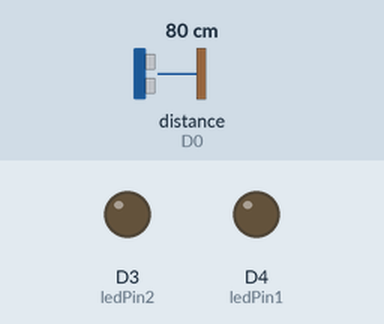
Simulated run of this program. Board: ESP8266 (NodeMCU). Parts: output pins drawn as LEDs (lit = HIGH). Wiring (inferred from the names in the program): ultrasonic range finder: trigger D1; echo D0. Inputs (shaded band) come from the test bench; at power-on: distance to the obstacle (sensor on D0) 80 cm. The echo pulse lasts 58.3 µs per cm; pins used as bus, display or sensor lines are not drawn; what the program prints to the serial monitor is not drawn.

Above: at 1.3 s.
1.4 s: distance to the obstacle (sensor on D0) set to 44 cm
2.9 s: distance to the obstacle (sensor on D0) set to 37 cm
At 3.3 s:
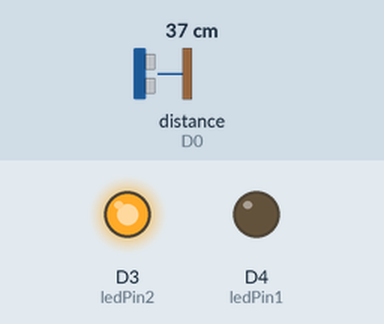
4.5 s: distance to the obstacle (sensor on D0) set to 12 cm
6.0 s: distance to the obstacle (sensor on D0) set to 9 cm
At 7.2 s:
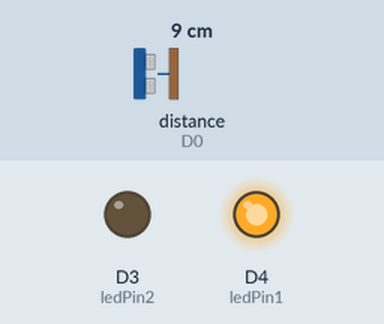
7.5 s: distance to the obstacle (sensor on D0) set to 18 cm
At 8.5 s:
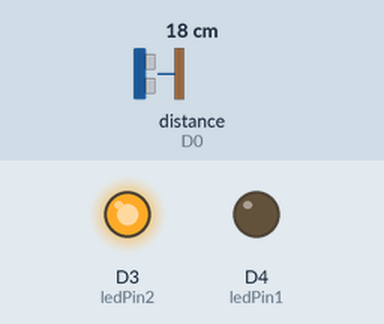
9.0 s: distance to the obstacle (sensor on D0) set to 2 cm
At 9.7 s:
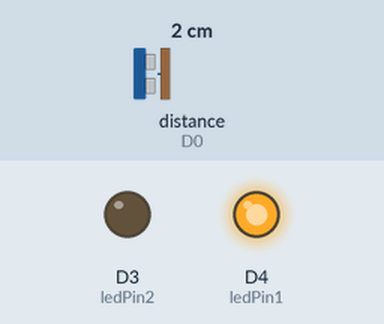
Timing chart, 0 to 11.5 s (numbered marks = the images above; inputs shaded):
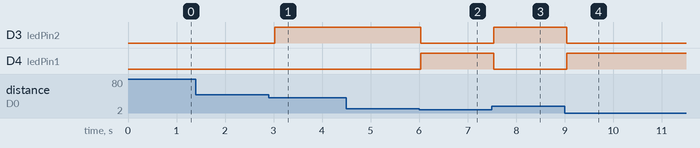

The program:

main.cpp
```cpp
#include <Arduino.h>

int echoPin = D0;
int trigPin = D1;
int ledPin1 = D4;
int ledPin2 = D3;

void setup() {
    pinMode(trigPin, OUTPUT);
    pinMode(echoPin, INPUT);
    pinMode(ledPin1, OUTPUT);
    pinMode(ledPin2, OUTPUT);
    Serial.begin(9600);
}

void loop() {
    digitalWrite(trigPin, LOW);
    delayMicroseconds(2);
    digitalWrite(trigPin, HIGH);
    delayMicroseconds(10);
    digitalWrite(trigPin, LOW);

    long duration = pulseIn(echoPin, HIGH);
    int distance = duration * 0.034 / 2;

    Serial.print("Jarak: ");
    Serial.print(distance);
    Serial.print(" cm");

    if (distance < 10) {
        digitalWrite(ledPin1, HIGH);
        digitalWrite(ledPin2, LOW);
    } else if (distance >= 10 && distance <40) {
        digitalWrite(ledPin1, LOW);
        digitalWrite(ledPin2, HIGH);
    } else {
        digitalWrite(ledPin1, LOW);
        digitalWrite(ledPin2, LOW);
    }

    delay(500);
}
```

Measured:
- the behaviour switches between 41 and 40 cm on distance to the obstacle (sensor on D0) (found by bisection; images 0 and 1)
- the behaviour switches between 11 and 10 cm on distance to the obstacle (sensor on D0) (found by bisection; images 1 and 2)
- after the input at 1.4 s, every drawn part: stays the same
- after the input at 2.9 s, D3 (ledPin2): LOW → HIGH after 0.13 s
- after the input at 4.5 s, every drawn part: stays the same
- after the input at 6.0 s, D3 (ledPin2): HIGH → LOW at once; D4 (ledPin1): LOW → HIGH at once
- after the input at 7.5 s, D3 (ledPin2): LOW → HIGH at once; D4 (ledPin1): HIGH → LOW at once
- after the input at 9.0 s, D3 (ledPin2): HIGH → LOW after 0.05 s; D4 (ledPin1): LOW → HIGH after 0.05 s
